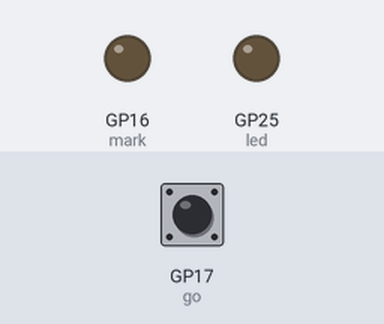
Simulated run of this program. Board: Raspberry Pi Pico running MicroPython. Parts: output pins drawn as LEDs (lit = HIGH). Inputs (shaded band) come from the test bench; at power-on: GP17 (go) LOW. WiFi joins after 1.5 s; the clock reads 2024-03-15 10:24:30 at power-on unless the program sets it; files the program writes start out absent; what the program prints to the serial console is not drawn.

Above: at 1.2 s.
1.3 s: GP17 (go) pulled HIGH for 0.15 s
At 3.5 s:
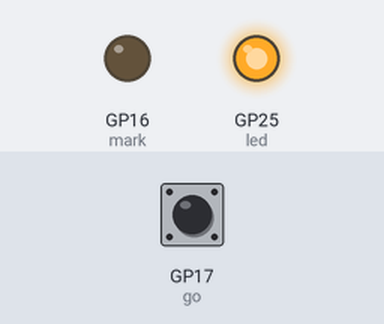
Timing chart, 0 to 12.3 s (numbered marks = the images above; inputs shaded):
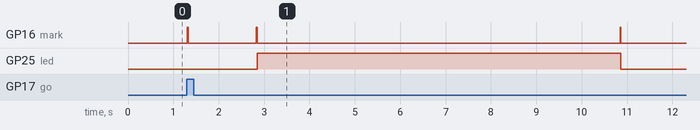

Measured:
- after the input at 1.3 s, GP16 (mark): goes HIGH 0.02 s, LOW 1.5 s, HIGH 0.02 s, LOW 8.0 s, HIGH 0.02 s, then LOW, starting at once; GP25 (led): LOW → HIGH after 1.5 s, → LOW 8.0 s later

The program:

sleep_test_a.py
```python
import myid                      # 身份指紋（A 板，存成 main.py）
import cfg
import machine, network, socket, bluetooth, time, os
from machine import Pin

mark = Pin(cfg.MARK_PIN, Pin.OUT, value=0)     # 標記線：A 的 GP16 → B 的 GP16
go = Pin(cfg.GO_PIN, Pin.IN, Pin.PULL_DOWN)    # 開始線：B 的 GP17 → A 的 GP17
log = open("a_log.txt", "a")                   # A 沒有 Shell 可看，寫進檔案


def phase(n, what):              # 進入第 n 段：送一個 20 ms 脈衝給 B，並記進檔案
    mark.on(); time.sleep_ms(20); mark.off()
    log.write("%d %s\n" % (n, what)); log.flush()


def busy(ms):                    # CPU 全速空轉 ms 毫秒（不睡）
    t0 = time.ticks_ms()
    while time.ticks_diff(time.ticks_ms(), t0) < ms:
        pass


rc = machine.reset_cause()
if "deep.flg" in os.listdir() and rc != machine.PWRON_RESET:
    os.remove("deep.flg")        # 有旗標檔、又不是剛上電＝剛從 deepsleep 醒來
    phase(14, "深睡醒來 reset_cause=%d" % rc)
    time.sleep_ms(cfg.SEG_MS)
    phase(15, "結束")
    log.close()
    raise SystemExit

log.write(cfg.FP + "\n")
while go.value() == 0:           # 第 0 段：開機閒置，等 B 拉高開始線
    time.sleep_ms(50)

wlan = network.WLAN(network.STA_IF)
phase(1, "Wi-Fi 連線中")
wlan.active(True)
wlan.connect(cfg.SSID, cfg.PASSWORD)           # 連 B 開的 AP
t0 = time.ticks_ms()
while not wlan.isconnected() and time.ticks_diff(time.ticks_ms(), t0) < 15000:
    time.sleep_ms(50)
led = Pin("LED", Pin.OUT)
phase(2, "A 基準：Wi-Fi 連著、LED 亮、CPU 空轉"); led.on(); busy(cfg.SEG_MS)
phase(3, "B 關 LED"); led.off(); busy(cfg.SEG_MS)

for n, pm, what in ((4, wlan.PM_PERFORMANCE, "PERFORMANCE（預設）"),
                    (5, wlan.PM_POWERSAVE, "POWERSAVE"),
                    (6, wlan.PM_NONE, "NONE")):
    wlan.config(pm=pm)           # Wi-Fi 省電模式：CPU 用 sleep_ms 等，不空轉
    phase(n, "連上後閒置 pm=" + what); time.sleep_ms(cfg.SEG_MS)
wlan.config(pm=wlan.PM_PERFORMANCE)

phase(7, "UDP 每 50 ms 送 200 B")
if wlan.isconnected():
    s = socket.socket(socket.AF_INET, socket.SOCK_DGRAM)
    b_ip = wlan.ifconfig()[2]                      # B 開的 AP：閘道就是 B
    s.sendto(cfg.FP.encode(), (b_ip, cfg.UDP_PORT))   # 第一包是 A 的指紋
    t0 = time.ticks_ms()
    while time.ticks_diff(time.ticks_ms(), t0) < cfg.SEG_MS:
        s.sendto(b"x" * 200, (b_ip, cfg.UDP_PORT))
        time.sleep_ms(50)
    s.close()
else:
    log.write("沒連上 B 的 AP，第 7 段只等待\n"); time.sleep_ms(cfg.SEG_MS)

phase(8, "C 關無線（CPU 空轉）")
wlan.disconnect(); wlan.active(False); busy(cfg.SEG_MS)
phase(9, "D 降頻 48 MHz（CPU 空轉）")
machine.freq(48_000_000); busy(cfg.SEG_MS)
machine.freq(150_000_000)        # 換回預設時脈再開藍牙

ble = bluetooth.BLE()
ble.active(True)
adv = bytes((2, 1, 6, len(cfg.BLE_NAME) + 1, 9)) + cfg.BLE_NAME.encode()
for n, ms in ((10, 100), (11, 1000)):
    ble.gap_advertise(ms * 1000, adv)             # 廣播間隔單位是微秒
    phase(n, "BLE 每 %d ms 廣播" % ms); time.sleep_ms(cfg.SEG_MS)
ble.gap_advertise(None)
ble.active(False)

phase(12, "E lightsleep"); machine.lightsleep(cfg.SEG_MS)
open("deep.flg", "w").close()    # 寫旗標：醒來（重開機）時才知道剛剛是 deepsleep
phase(13, "F deepsleep")
log.close()
machine.deepsleep(cfg.SEG_MS)    # rp2：醒來等同重開機，main.py 從第一行重跑
```

myid.py
```python
# myid.py：身份指紋＋組別。兩片板子都要存一份；只改前三行
STUDENT_ID = "請改成組長學號"   # 組長學號（兩片一樣）
GROUP = 1                       # 組號（1～20，兩片一樣）
BOARD = "A"                     # 這一片是 "A" 還是 "B"

import machine, network, rp2, time, binascii
rp2.country("TW")                        # 台灣的無線電規範，要在打開無線晶片之前設定
wlan = network.WLAN(network.STA_IF)
was_on = wlan.active()
wlan.active(True)                        # 無線晶片要開著才讀得到 MAC
MAC = binascii.hexlify(wlan.config("mac"), ":").decode().upper()
wlan.active(was_on)                      # 讀完放回原本的狀態
SN = binascii.hexlify(machine.unique_id()).decode().upper()
t = time.localtime()                     # Thonny 連線時會幫板子對時
WHEN = "{:04d}-{:02d}-{:02d} {:02d}:{:02d}".format(t[0], t[1], t[2], t[3], t[4])
print("學號", STUDENT_ID, "| 第", GROUP, "組 | 板子", BOARD, "| 序號", SN, "| MAC", MAC, "|", WHEN)
```

cfg.py
```python
# cfg.py：主題 13 的組別參數與接線（由 myid 的組號算出來；A、B 兩片都要存）
import myid
GROUP = myid.GROUP
SSID = "wsn-g%02d" % GROUP                  # B 板開的 AP（A 連它送資料）
PASSWORD = "pico%04d" % (GROUP * 1234 % 10000)
CHANNEL = (1, 6, 11)[(GROUP - 1) % 3]       # 各組錯開 1、6、11
UDP_PORT = 5013                             # A 送到 B 的埠號
BLE_NAME = "wsn-g%02d-%s" % (GROUP, myid.BOARD)
SDA, SCL = 4, 5                             # B：INA219 的 I2C（第 6、7 腳）
MARK_PIN = 16                               # 標記線 A→B（GP16，第 21 腳）
GO_PIN = 17                                 # 開始線 B→A（GP17，第 22 腳）
ZERO_MA = 0.0                               # 任務一量到的零點（mA）
SEG_MS = 8000                               # 任務二、三：每一段 8 秒
SLEEP_MS = 30000                            # 任務四：每次 deepsleep 30 秒
FP = "學號 %s | 第 %d 組 | 板子 %s | 序號 %s | MAC %s" % (
    myid.STUDENT_ID, GROUP, myid.BOARD, myid.SN, myid.MAC)   # A 的指紋
```
